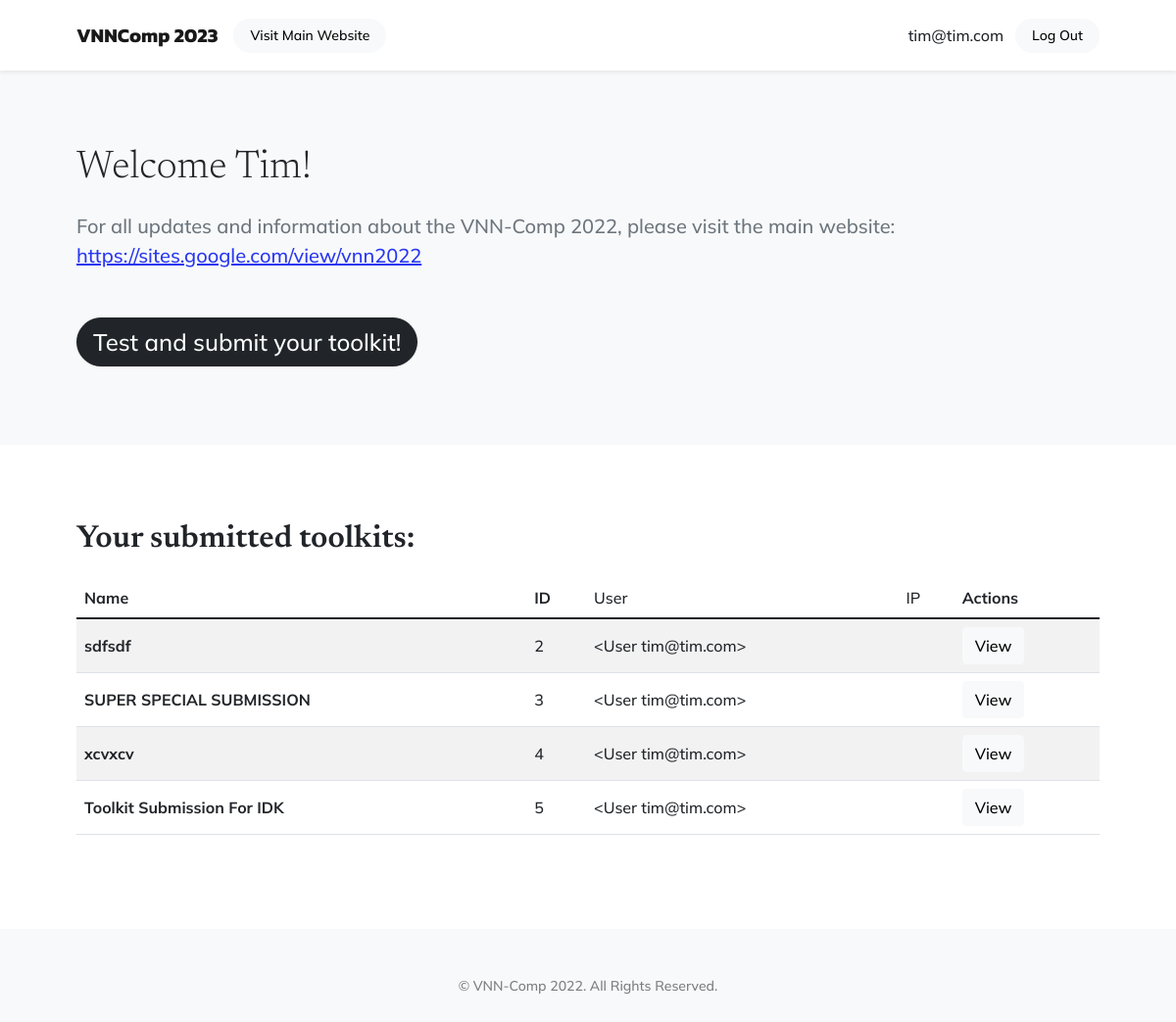
Page / (signed in) on the committed database.
### vnncomp/utils/user.py (models this page shows, shortened)
class User(UserMixin, db.Model):
    __tablename__ = "flasklogin_users"
    id = db.Column(db.Integer, primary_key=True)
    username = db.Column(db.String(40), unique=True, nullable=False)
    password = db.Column(
        db.String(200), primary_key=False, unique=False, nullable=False
    )
    created_on = db.Column(db.DateTime, index=False, unique=False, nullable=True)
    last_login = db.Column(db.DateTime, index=False, unique=False, nullable=True)
    enabled = db.Column(
        db.Boolean,
        nullable=False,
        default=False,
        server_default=sqlalchemy.sql.expression.literal(False),
    )
    admin = db.Column(
        db.Boolean,
        nullable=False,
        default=False,
        server_default=sqlalchemy.sql.expression.literal(False),
    )
    submitted_toolkits: List["ToolkitTask"] = relationship(
        "ToolkitTask", back_populates="_db_user"
    )
    def __repr__(self):
        return "<User {}>".format(self.username)

### vnncomp/utils/task.py (models this page shows, shortened)
class Task(db.Model):
    __tablename__ = "tasks"
    _db_id = db.Column(db.Integer, primary_key=True)
    _db_type = db.Column(db.String)
    _db_aws_instance_type = db.Column(db.Integer, nullable=False)
    _db_ami = db.Column(db.String)
    _db_name = db.Column(db.String)
    _db_repository = db.Column(db.String)
    _db_hash = db.Column(db.String)
    _db_script_dir = db.Column(db.String)
    _db_steps: List[TaskStep] = relationship(
        "TaskStep", foreign_keys=[TaskStep._db_task_id], back_populates="_db_task"
    )
    _db_current_step_id = db.Column(db.Integer, db.ForeignKey("task_steps._db_id"))
    _db_current_step = relationship(
        "TaskStep", foreign_keys=[_db_current_step_id], post_update=True
    )
    _db_instance = db.relationship(
        "AwsInstance", backref="_db_task", lazy=True, uselist=False
    )
    _db_total_runtime = db.Column(db.Integer)
    __mapper_args__ = {"polymorphic_identity": "task", "polymorphic_on": _db_type}
    @property
    def id(self) -> int:
        return self._db_id
    @property
    def name(self) -> str:
        return self._db_name
    @property
    def instance(self) -> "AwsInstance":
        return self._db_instance

class ToolkitTask(Task):
    __tablename__ = "toolkit_tasks"
    _db_id = db.Column(None, db.ForeignKey("tasks._db_id"), primary_key=True)
    _db_post_install_tool = db.Column(db.String)
    _db_user_id = db.Column(db.Integer, db.ForeignKey("flasklogin_users.id"))
    _db_user = relationship("User", back_populates="submitted_toolkits")
    _db_run_install_as_root = db.Column(db.Boolean)
    _db_run_post_install_as_root = db.Column(db.Boolean)
    _db_run_tool_as_root = db.Column(db.Boolean)
    __mapper_args__ = {
        "polymorphic_identity": "toolkit_task",
    }
    @property
    def user(self) -> User:
        return self._db_user
    @classmethod
    def get_all_uservisible(cls) -> List["ToolkitTask"]:
        print(current_user, current_user.admin)
        if current_user.admin:
            return cls.query.order_by(cls._db_id).all()
        else:
            return current_user.submitted_toolkits

class Task(db.Model):
    __tablename__ = "tasks"
    _db_id = db.Column(db.Integer, primary_key=True)
    _db_type = db.Column(db.String)
    _db_aws_instance_type = db.Column(db.Integer, nullable=False)
    _db_ami = db.Column(db.String)
    _db_name = db.Column(db.String)
    _db_repository = db.Column(db.String)
    _db_hash = db.Column(db.String)
    _db_script_dir = db.Column(db.String)
    _db_steps: List[TaskStep] = relationship(
        "TaskStep", foreign_keys=[TaskStep._db_task_id], back_populates="_db_task"
    )
    _db_current_step_id = db.Column(db.Integer, db.ForeignKey("task_steps._db_id"))
    _db_current_step = relationship(
        "TaskStep", foreign_keys=[_db_current_step_id], post_update=True
    )
    _db_instance = db.relationship(
        "AwsInstance", backref="_db_task", lazy=True, uselist=False
    )
    _db_total_runtime = db.Column(db.Integer)
    __mapper_args__ = {"polymorphic_identity": "task", "polymorphic_on": _db_type}
    @property
    def id(self) -> int:
        return self._db_id
    @property
    def name(self) -> str:
        return self._db_name
    @property
    def instance(self) -> "AwsInstance":
        return self._db_instance

### vnncomp/views.py (the view)
@app.route("/")
def index():
    if current_user.is_authenticated:
        tasks = ToolkitTask.get_all_uservisible()
        return render_template("index.html", tasks=tasks)
    else:
        form = LoginForm()
        return render_template("index___.html",
                               form=form)

### vnncomp/auth.py (called while the page is built)
@login_manager.user_loader
def load_user(user_id):
    if user_id is not None:
        user: User = User.query.get(user_id)
        if user.enabled:
            return user
    return None

### vnncomp/views.py (called while the page is built)
@app.context_processor
def inject_current_user():
    return dict(current_user=current_user)

### vnncomp/templates/index.html
{% import "components.html" as components %}
{{ components.head(title="VNN-Comp 2023") }}
{{ components.loggedIn_navbar(current_user=current_user) }}
<section class="bg-light masthead">
    <div class="container px-5">
        <div class="row gx-5 align-items-center justify-content-center justify-content-lg-between">
            <div class="col-12 col-lg-12">
                <h2 class="display-6 lh-1 mb-4">Welcome {% set the_first_name = current_user.username.split('@')[0] %}
                    {{ the_first_name[0]|upper }}{{ the_first_name[1:] }}!</h2>
                <p class="lead fw-normal text-muted mb-5 mb-lg-5">For all updates and information about the VNN-Comp
                    2022, please visit the main website:
                    <a href="https://sites.google.com/view/vnn2022">https://sites.google.com/view/vnn2022</a></p>
                <div class="d-flex flex-column flex-lg-row align-items-center">
                    <a class="me-lg-3 mb-4 mb-lg-0" href="{{ url_for('toolkit') }}">
                        <button class="btn btn-dark rounded-pill px-3 mb-2 mb-lg-0">
                                <span class="d-flex align-items-center">
                                    <span class="fs-4">Test and submit your toolkit!</span>
                                </span>
                        </button>
                    </a>
                </div>
            </div>
        </div>
    </div>
</section>
<section style="background: white;">
    <div class="container px-5">
        <div class="row gx-5 align-items-center justify-content-center justify-content-lg-between">
            <div class="col-12 col-lg-12">
                <h2 class=" lh-1 mb-4">Your submitted toolkits:</h2>
                <div class="table-wrap">
                    <table class="table table-striped">
                        <thead>
                        <tr>
                            <th>Name</th>
                            <th>ID</th>
                            {% if current_user.admin %}
                                <td>User</td>
                                <td>IP</td>
                            {% endif %}
                            <th>Actions</th>
                        </tr>
                        </thead>
                        <tbody>
                        {% for task in tasks %}
                            <tr>
                                <th scope="row" style="vertical-align:middle;">{{ task.name }}</th>
                                <td style="vertical-align:middle;">{{ task.id }}</td>
                                {% if current_user.admin %}
                                    <td style="vertical-align:middle;">{{ task.user }}</td>
                                    <td style="vertical-align:middle;">{{ task.instance.ip }}</td>
                                {% endif %}
                                <td style="vertical-align:middle;"><a
                                        href="{{ url_for('toolkit_details', id=task.id) }}"
                                        class="btn btn-light">View</a></td>
                            </tr>
                        {% endfor %}
                        </tbody>
                    </table>
                </div>
            </div>
        </div>
    </div>
</section>
{{ components.footer() }}
{{ components.foot() }}

### vnncomp/templates/components.html (shortened to what this page needs)
{% macro head(title='VNNCOMP 2022') -%}
    <!DOCTYPE html>
    <html lang="en">
    <head>
        <link href="https://cdn.jsdelivr.net/npm/bootstrap-icons@1.5.0/font/bootstrap-icons.css" rel="stylesheet"/>
        <link href="/css/styles.css" rel="stylesheet"/>
    </head>
    <body id="page-top" style="background: #f8f9fa;">
{%- endmacro %}
{% macro foot() %}
    </body>
    </html>
{%- endmacro %}
{% macro footer() %}
    <footer class="text-center py-5">
        <div class="container px-5">
            <div class="text-black-50 small">
                <div class="mb-2">&copy; VNN-Comp 2022. All Rights Reserved.</div>
            </div>
        </div>
    </footer>
{%- endmacro %}
{% macro loggedIn_navbar(current_user) %}
    <nav class="navbar navbar-expand-lg navbar-light fixed-top shadow-sm" id="mainNav">
        <div class="container px-5">
            <a class="navbar-brand fw-bold" href="/#page-top">VNNComp 2023</a>
            <div class="collapse navbar-collapse" id="navbarResponsive">
                <a href="https://sites.google.com/view/vnn2022" target="_blank" class="btn btn-light rounded-pill px-3 mb-2 mb-lg-0"
                >
                    <span class="d-flex align-items-center">
                        <span class="small">
                            Visit Main Website
                        </span>
                    </span>
                </a>
                <ul class="navbar-nav ms-auto me-1 my-3 my-lg-0">
                    <li class="nav-item"><a class="nav-link me-lg-0" href="#">
                        {% if current_user.is_anonymous %}
                            How did u access this page without authentication?
                        {% else %}
                            {{ current_user.username }}
                        {% endif %}
                    </a></li>
                </ul>
                {% if current_user.is_anonymous %}
                    <a href="{{ url_for('login') }}" class="btn btn-light rounded-pill px-3 mb-2 mb-lg-0"
                    >
                        <span class="d-flex align-items-center">
                            <span class="small">
                                Login
                            </span>
                        </span>
                    </a>
                {% else %}
                    <a href="{{ url_for('logout') }}" class="btn btn-light rounded-pill px-3 mb-2 mb-lg-0"
                    >
                        <span class="d-flex align-items-center">
                            <span class="small">
                                Log Out
                            </span>
                        </span>
                    </a>
                {% endif %}
            </div>
        </div>
    </nav>
{% endmacro %}

### rows in the picture
User: username "tim@tim.com"
ToolkitTask: name "sdfsdf", id "2", user "<User tim@tim.com>"
ToolkitTask: name "SUPER SPECIAL SUBMISSION", id "3", user "<User tim@tim.com>"
ToolkitTask: name "xcvxcv", id "4", user "<User tim@tim.com>"
ToolkitTask: name "Toolkit Submission For IDK", id "5", user "<User tim@tim.com>"

### other values in the picture
{{ the_first_name[0]|upper }} "T"
{{ the_first_name[1:] }} "im"
